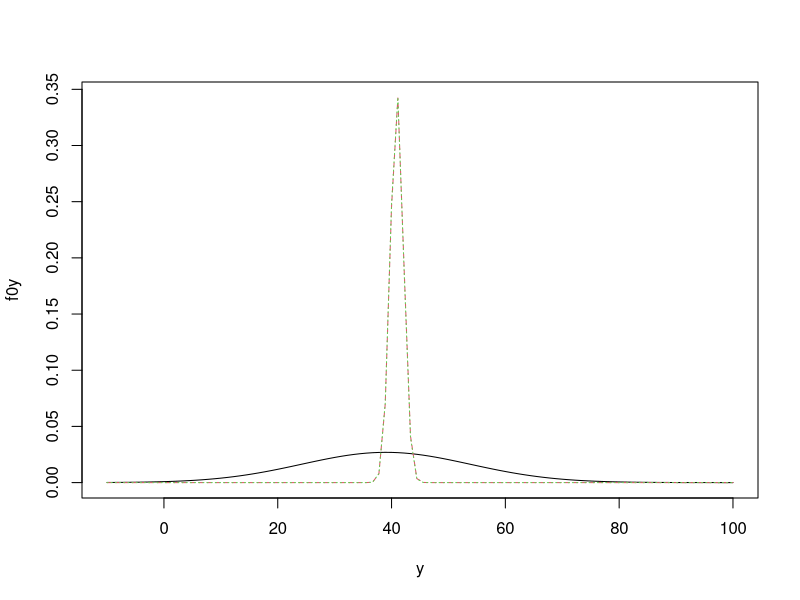
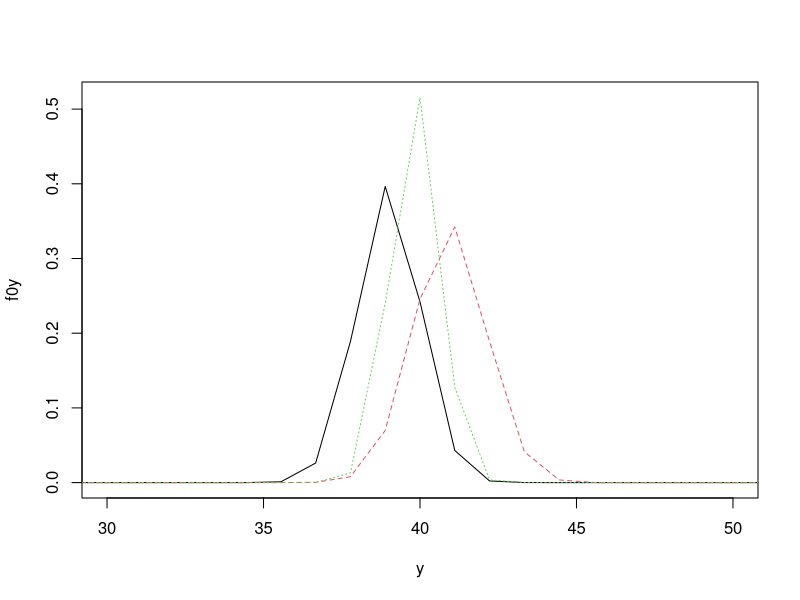
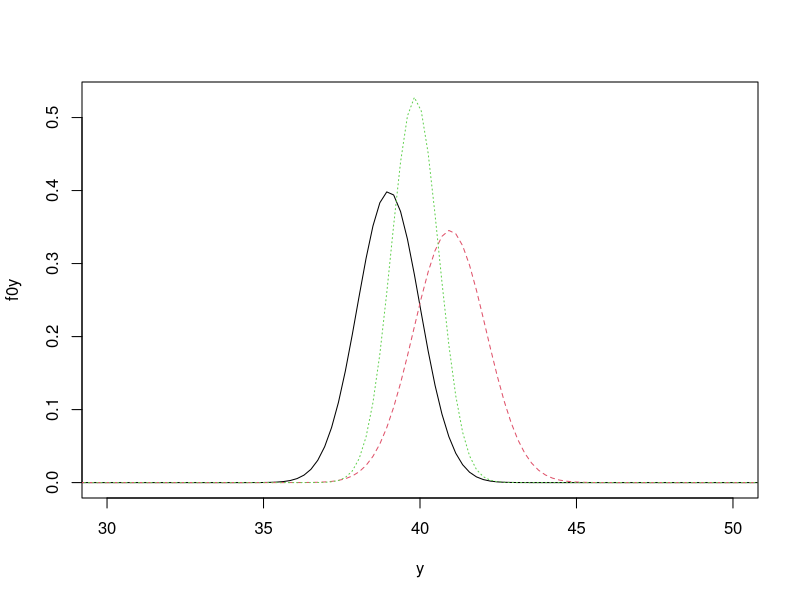
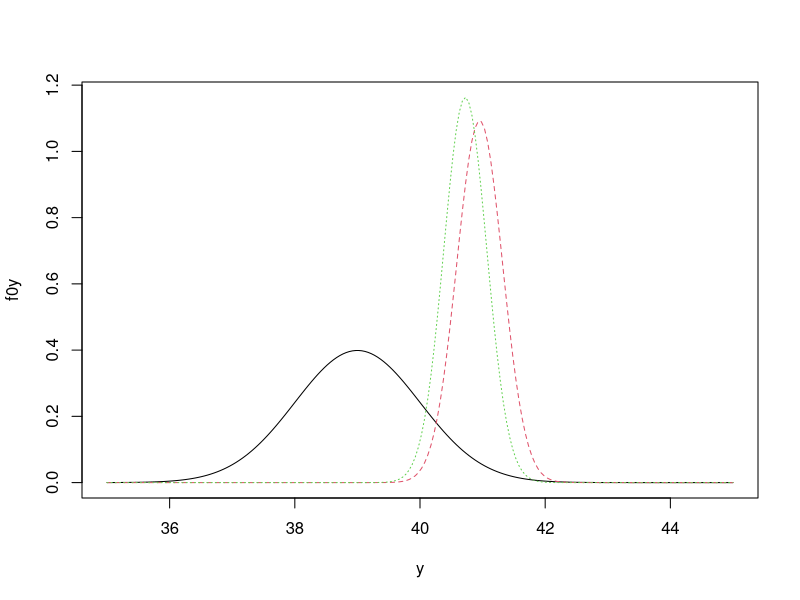
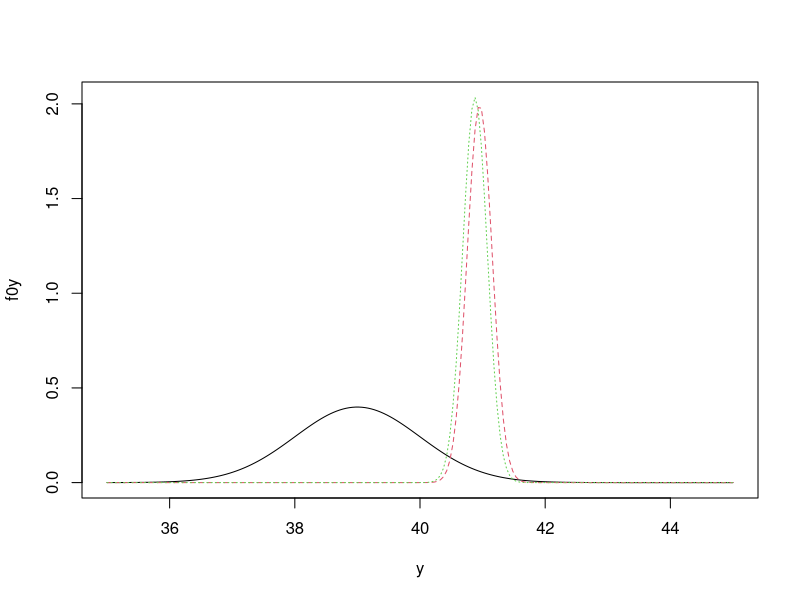
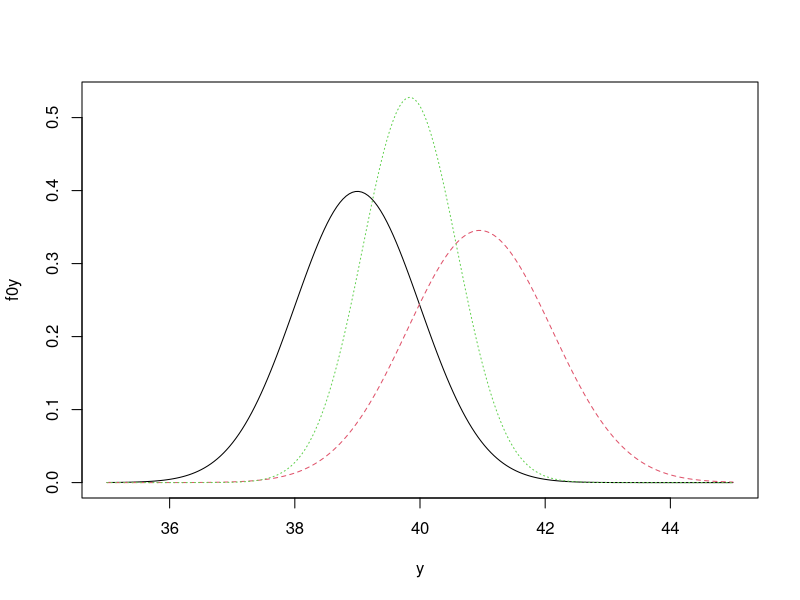
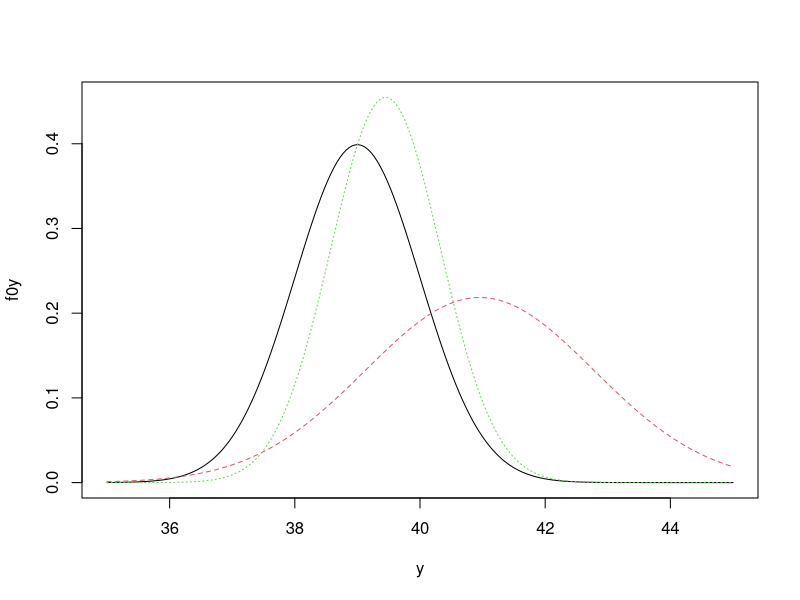
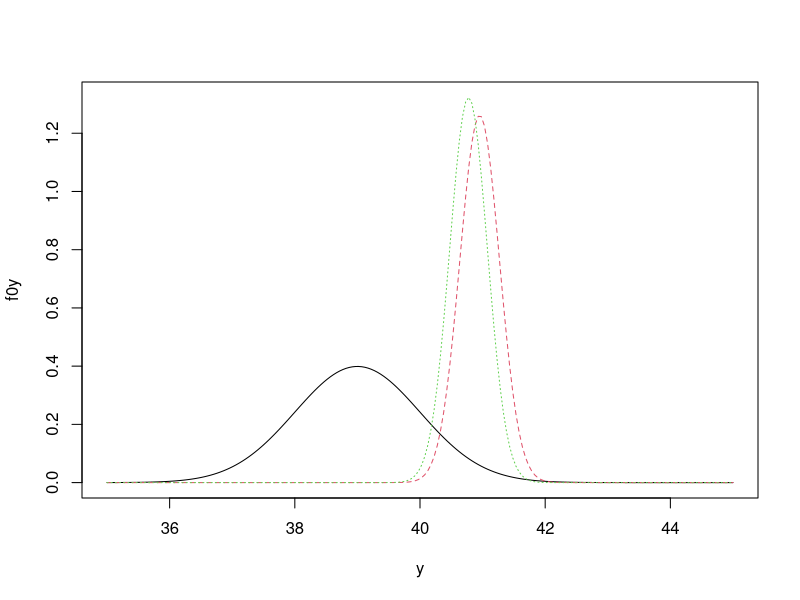

The R source for these figures, in order:
## ---- chunk 1
prob<-function(x){
  out<-min(length(x[x>0])/length(x),length(x[x<0])/length(x))
  out
}
## ---- chunk 2
# Datos
xbar<-40.9533
sig2<-4
n<-3
# Distribución inicial del parámetro theta
th0<-39
sig20<-219.47
# Area de graficación
y<-seq(-10,100,,100)
# Armo la normal de theta, centrada en theta0=39 y varianza=219.47
f0y<-dnorm(y,th0,sqrt(sig20))
# Armo la normal de los datos - verosimilitud -, en este caso son 3, centrada en xbar=40.9533 y varianza=4
liky<-dnorm(y,xbar,sqrt(sig2/n))
# Armo la distribución final conjugada tomando la base de la inicial con los datos
sig21<-1/(n/sig2+1/sig20)
th1<-sig21*(n/sig2*xbar+th0/sig20)
f1y<-dnorm(y,th1,sqrt(sig21))

# Grafico las 3 juntas
ymax<-max(f0y,liky,f1y)
plot(y,f0y,ylim=c(0,ymax),type="l")
lines(y,liky,lty=2,col=2)
lines(y,f1y,lty=3,col=3)
## ---- chunk 3
# Datos
xbar<-40.9533
sig2<-4
n<-3
# Distribución inicial del parámetro theta
th0<-39
sig20<-1
# Area de graficación
y<-seq(-10,100,,100)
# Armo la normal de theta, centrada en theta0=39 y varianza=1
f0y<-dnorm(y,th0,sqrt(sig20))
# Armo la normal de los datos - verosimilitud -, en este caso son 3, centrada en xbar=40.9533 y varianza=4
liky<-dnorm(y,xbar,sqrt(sig2/n))
# Armo la distribución final conjugada tomando la base de la inicial con los datos
sig21<-1/(n/sig2+1/sig20)
th1<-sig21*(n/sig2*xbar+th0/sig20)
f1y<-dnorm(y,th1,sqrt(sig21))

# Grafico las 3 juntas
ymax<-max(f0y,liky,f1y)
plot(y,f0y,ylim=c(0,ymax),type="l",xlim=c(30,50))
lines(y,liky,lty=2,col=2)
lines(y,f1y,lty=3,col=3)
## ---- chunk 4
# Datos
xbar<-40.9533
sig2<-4
n<-3
# Distribución inicial del parámetro theta
th0<-39
sig20<-1
# Area de graficación
y<-seq(-10,100,,500)
# Armo la normal de theta, centrada en theta0=39 y varianza=1
f0y<-dnorm(y,th0,sqrt(sig20))
# Armo la normal de los datos - verosimilitud -, en este caso son 3, centrada en xbar=40.9533 y varianza=4
liky<-dnorm(y,xbar,sqrt(sig2/n))
# Armo la distribución final conjugada tomando la base de la inicial con los datos
sig21<-1/(n/sig2+1/sig20)
th1<-sig21*(n/sig2*xbar+th0/sig20)
f1y<-dnorm(y,th1,sqrt(sig21))

# Grafico las 3 juntas
ymax<-max(f0y,liky,f1y)
plot(y,f0y,ylim=c(0,ymax),type="l",xlim=c(30,50))
lines(y,liky,lty=2,col=2)
lines(y,f1y,lty=3,col=3)
## ---- chunk 5
# Datos
xbar<-40.9533
sig2<-4
n<-30
# Distribución inicial del parámetro theta
th0<-39
sig20<-1
# Area de graficación
y<-seq(35,45,,200)
# Armo la normal de theta, centrada en theta0=39 y varianza=1
f0y<-dnorm(y,th0,sqrt(sig20))
# Armo la normal de los datos - verosimilitud -, en este caso son 30, centrada en xbar=40.9533 y varianza=4
liky<-dnorm(y,xbar,sqrt(sig2/n))
# Armo la distribución final conjugada tomando la base de la inicial con los datos
sig21<-1/(n/sig2+1/sig20)
th1<-sig21*(n/sig2*xbar+th0/sig20)
f1y<-dnorm(y,th1,sqrt(sig21))

# Grafico las 3 juntas
ymax<-max(f0y,liky,f1y)
plot(y,f0y,ylim=c(0,ymax),type="l")
lines(y,liky,lty=2,col=2)
lines(y,f1y,lty=3,col=3)
## ---- chunk 6
# Datos
xbar<-40.9533
sig2<-4
n<-100
# Distribución inicial del parámetro theta
th0<-39
sig20<-1
# Area de graficación
y<-seq(35,45,,200)
# Armo la normal de theta, centrada en theta0=39 y varianza=1
f0y<-dnorm(y,th0,sqrt(sig20))
# Armo la normal de los datos - verosimilitud -, en este caso son 30, centrada en xbar=40.9533 y varianza=4
liky<-dnorm(y,xbar,sqrt(sig2/n))
# Armo la distribución final conjugada tomando la base de la inicial con los datos
sig21<-1/(n/sig2+1/sig20)
th1<-sig21*(n/sig2*xbar+th0/sig20)
f1y<-dnorm(y,th1,sqrt(sig21))

# Grafico las 3 juntas
ymax<-max(f0y,liky,f1y)
plot(y,f0y,ylim=c(0,ymax),type="l")
lines(y,liky,lty=2,col=2)
lines(y,f1y,lty=3,col=3)
## ---- chunk 7
# Datos
xbar<-40.9533
sig2<-4
n<-3
# Distribución inicial del parámetro theta
th0<-39
sig20<-1
# Area de graficación
y<-seq(35,45,,200)
# Armo la normal de theta, centrada en theta0=39 y varianza=1
f0y<-dnorm(y,th0,sqrt(sig20))
# Armo la normal de los datos - verosimilitud -, en este caso son 30, centrada en xbar=40.9533 y varianza=4
liky<-dnorm(y,xbar,sqrt(sig2/n))
# Armo la distribución final conjugada tomando la base de la inicial con los datos
sig21<-1/(n/sig2+1/sig20)
th1<-sig21*(n/sig2*xbar+th0/sig20)
f1y<-dnorm(y,th1,sqrt(sig21))

# Grafico las 3 juntas
ymax<-max(f0y,liky,f1y)
plot(y,f0y,ylim=c(0,ymax),type="l")
lines(y,liky,lty=2,col=2)
lines(y,f1y,lty=3,col=3)
## ---- chunk 8
# Datos
xbar<-40.9533
sig2<-10
n<-3
# Distribución inicial del parámetro theta
th0<-39
sig20<-1
# Area de graficación
y<-seq(35,45,,200)
# Armo la normal de theta, centrada en theta0=39 y varianza=1
f0y<-dnorm(y,th0,sqrt(sig20))
# Armo la normal de los datos - verosimilitud -, en este caso son 30, centrada en xbar=40.9533 y varianza=4
liky<-dnorm(y,xbar,sqrt(sig2/n))
# Armo la distribución final conjugada tomando la base de la inicial con los datos
sig21<-1/(n/sig2+1/sig20)
th1<-sig21*(n/sig2*xbar+th0/sig20)
f1y<-dnorm(y,th1,sqrt(sig21))

# Grafico las 3 juntas
ymax<-max(f0y,liky,f1y)
plot(y,f0y,ylim=c(0,ymax),type="l")
lines(y,liky,lty=2,col=2)
lines(y,f1y,lty=3,col=3)
## ---- chunk 9
# Datos
xbar<-40.9533
sig2<-10
n<-100
# Distribución inicial del parámetro theta
th0<-39
sig20<-1
# Area de graficación
y<-seq(35,45,,200)
# Armo la normal de theta, centrada en theta0=39 y varianza=1
f0y<-dnorm(y,th0,sqrt(sig20))
# Armo la normal de los datos - verosimilitud -, en este caso son 30, centrada en xbar=40.9533 y varianza=4
liky<-dnorm(y,xbar,sqrt(sig2/n))
# Armo la distribución final conjugada tomando la base de la inicial con los datos
sig21<-1/(n/sig2+1/sig20)
th1<-sig21*(n/sig2*xbar+th0/sig20)
f1y<-dnorm(y,th1,sqrt(sig21))

# Grafico las 3 juntas
ymax<-max(f0y,liky,f1y)
plot(y,f0y,ylim=c(0,ymax),type="l")
lines(y,liky,lty=2,col=2)
lines(y,f1y,lty=3,col=3)
